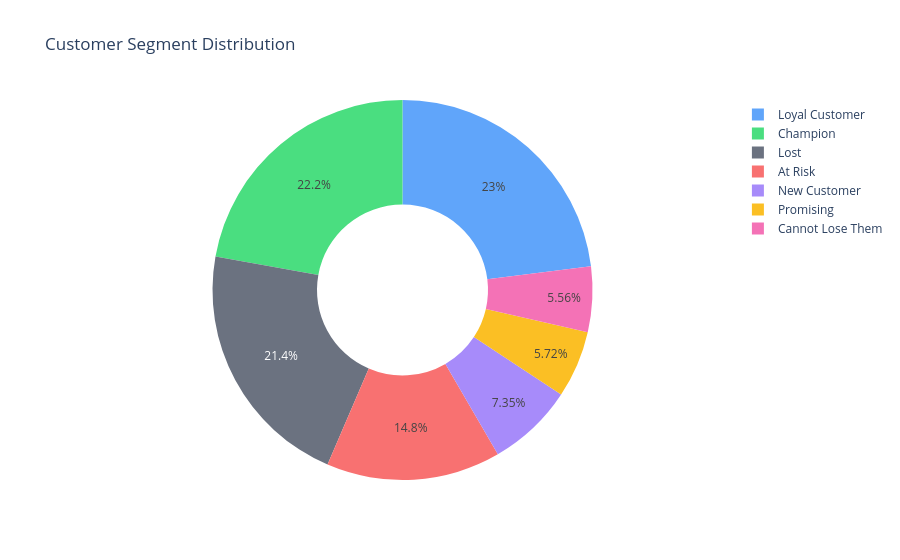

The cell this chart's notebook holds for it:
### Markdown cell above
## 7. Visualisations

### Code cell
seg_colors = {
    'Champion': '#4ade80',
    'Loyal Customer': '#60a5fa',
    'New Customer': '#a78bfa',
    'Promising': '#fbbf24',
    'At Risk': '#f87171',
    'Cannot Lose Them': '#f472b6',
    'Lost': '#6b7280'
}

# Segment distribution — pie chart
seg_count = rfm['Segment'].value_counts().reset_index()
seg_count.columns = ['Segment', 'Count']

fig = px.pie(seg_count, names='Segment', values='Count',
             color='Segment', color_discrete_map=seg_colors,
             hole=0.45, title='Customer Segment Distribution')
fig.show()

### Figure 1 — Plotly figure (JSON) as saved in the notebook; plotly's stock layout.template omitted (floating-point values rounded to 4 significant figures)
{"data": [{"customdata": [["Loyal Customer"], ["Champion"], ["Lost"], ["At Risk"], ["New Customer"], ["Promising"], ["Cannot Lose Them"]], "domain": {"x": [0, 1], "y": [0, 1]}, "hole": 0.45, "hovertemplate": "Segment=%{customdata[0]}<br>Count=%{value}<extra></extra>", "labels": ["Loyal Customer", "Champion", "Lost", "At Risk", "New Customer", "Promising", "Cannot Lose Them"], "legendgroup": "", "marker": {"colors": ["#60a5fa", "#4ade80", "#6b7280", "#f87171", "#a78bfa", "#fbbf24", "#f472b6"]}, "name": "", "showlegend": true, "type": "pie", "values": [998, 962, 927, 643, 319, 248, 241]}], "layout": {"legend": {"tracegroupgap": 0}, "title": {"text": "Customer Segment Distribution"}}}
